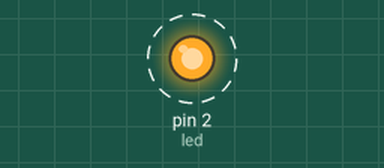
This program was run on a simulated MicroPython board. Shown: output pins drawn as LEDs (lit = HIGH). Dashed ring = blinking. Library files of the repository ran but are not shown: 1 file(s); what the program prints to the serial console is not drawn.

Above: at 0.2 s.
Timing chart, 0 to 3.0 s (numbered marks = the images above):
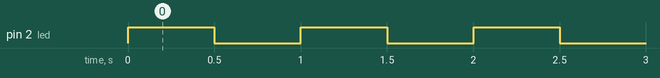

Measured:
- by itself, pin 2 (led): alternates HIGH for 0.50 s and LOW for 0.50 s

The program:

main.py
```python
from machine import Pin
from time import sleep

led = Pin(2, Pin.OUT)

while True:
  val = led.value()
  if (val) == 1:
    print("LED is on!!")
  else:
    print("LED is off")
  led.value(not val)
  sleep(0.5)
```
